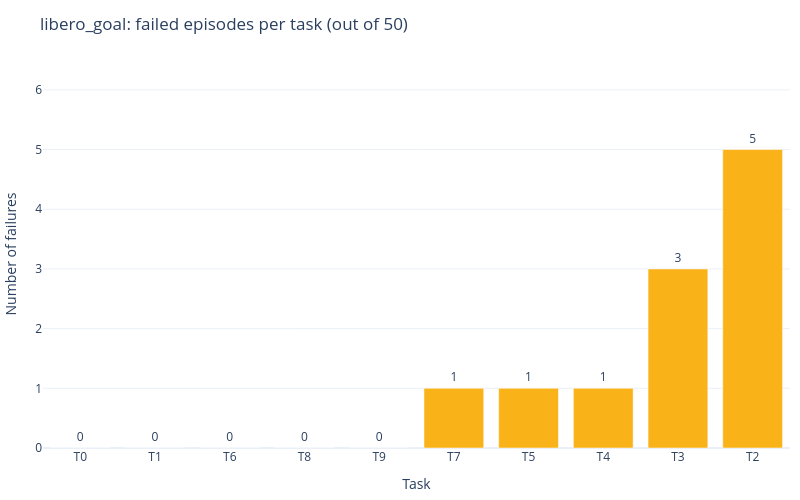

Write notebook code for a chart like this one.
### Markdown cell above
## 2. Failures per task (raw count, out of 50)

The success-rate chart above shows a rate with uncertainty; this shows the plain number of actual failed episodes, easier to read at a glance than a percentage.

### Code cell
fail_counts = results.groupby("task_id").apply(lambda d: (d["success"] == 0).sum(), include_groups=False)
fail_df = nlp[["task_id", "task_short", "instruction"]].copy()
fail_df["n_fail"] = fail_df["task_id"].map(fail_counts).fillna(0).astype(int)
fail_df = fail_df.sort_values("n_fail")

fig = go.Figure()
fig.add_bar(
    x=fail_df["task_short"], y=fail_df["n_fail"],
    marker_color=["#e1e0d9" if n == 0 else "#fab219" for n in fail_df["n_fail"]],
    customdata=fail_df[["instruction"]],
    text=fail_df["n_fail"].astype(str), textposition="outside",
    hovertemplate="%{x}: %{customdata[0]}<br>Failures: %{y} / 50<extra></extra>",
)
fig.update_layout(
    title="libero_goal: failed episodes per task (out of 50)",
    xaxis_title="Task", yaxis_title="Number of failures", yaxis_range=[0, 6.5],
    template="plotly_white", height=500, width=800, margin=dict(l=10, r=10, t=60, b=40),
)
fig.show()

### Figure 1 — Plotly figure (JSON) as saved in the notebook; plotly's stock layout.template omitted (floating-point values rounded to 4 significant figures)
{"data": [{"customdata": [["Open the middle layer of the drawer"], ["Put the bowl on the stove"], ["Put the cream cheese on the bowl"], ["Put the bowl on the plate"], ["Put the wine bottle on the rack"], ["Turn on the stove"], ["Push the plate to the front of the stove"], ["Put the bowl on the top of the drawer"], ["Open the top layer of the drawer and put the bowl inside"], ["Put the wine bottle on the top of the drawer"]], "hovertemplate": "%{x}: %{customdata[0]}<br>Failures: %{y} / 50<extra></extra>", "marker": {"color": ["#e1e0d9", "#e1e0d9", "#e1e0d9", "#e1e0d9", "#e1e0d9", "#fab219", "#fab219", "#fab219", "#fab219", "#fab219"]}, "text": ["0", "0", "0", "0", "0", "1", "1", "1", "3", "5"], "textposition": "outside", "type": "bar", "x": ["T0", "T1", "T6", "T8", "T9", "T7", "T5", "T4", "T3", "T2"], "y": [0, 0, 0, 0, 0, 1, 1, 1, 3, 5]}], "layout": {"height": 500, "margin": {"b": 40, "l": 10, "r": 10, "t": 60}, "title": {"text": "libero_goal: failed episodes per task (out of 50)"}, "width": 800, "xaxis": {"title": {"text": "Task"}}, "yaxis": {"range": [0, 6.5], "title": {"text": "Number of failures"}}}}
